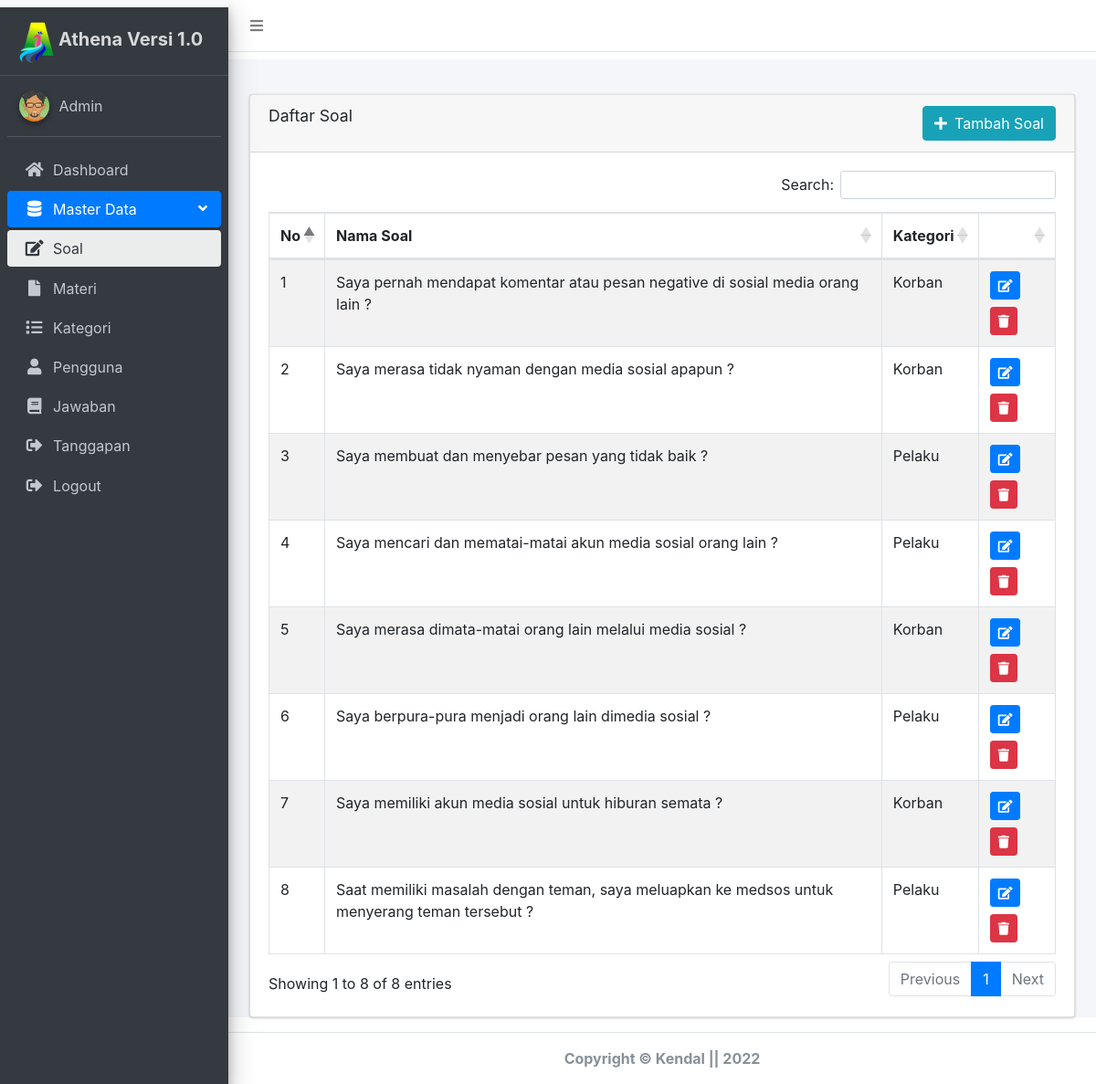
The app's page /admin/index.php?hal=soal (signed in) with its own data.
### tables this page shows
CREATE TABLE `tbl_soal` (
  `id_soal` int(11) NOT NULL,
  `soal` varchar(250) NOT NULL,
  `id_kategori` varchar(20) NOT NULL
);

CREATE TABLE `tbl_kategori` (
  `id` int(11) NOT NULL,
  `nama_kategori` varchar(50) NOT NULL
);

### admin/soal.php (the view)
<?php
include '../koneksi.php';
$data = mysqli_query($koneksi, "SELECT * FROM tbl_soal, tbl_kategori WHERE tbl_soal.id_kategori = tbl_kategori.id");
?>
<div class="card">
  <div class="card-header">
    <h2 class="card-title">Daftar Soal</h2>
    <div class="float-right">
      <a href ="?hal=soal&aksi=tambah" class="btn btn-info"><i class="fas fa-plus mr-2"></i>Tambah Soal</a>
    </div>
  </div>
  <div class="card-body">
    <div class="table-responsive">
      <table id="example1" class="table table-bordered table-striped">
        <thead>
          <tr>
            <th>No</th>
            <th>Nama Soal</th>
            <th>Kategori</th>
            <th></th>
          </tr>
        </thead>
        <tbody>
          <?php $no =1; ?>
          <?php foreach ($data as $result ): ?>
            <tr>
              <td><?= $no; ?></td>
              <td><?= $result['soal']; ?></td>
              <td><?= $result['nama_kategori']; ?></td>
              <td>
                <a href="?hal=soal&aksi=edit&id=<?= $result['id_soal'];?>" class="btn btn-primary btn-sm"  data-toggle="tooltip" data-placement="top" title="Edit Data"><i class="fas fa-edit"></i></a>
                <a href="hapus_soal.php?id=<?= $result['id_soal']; ?>" class="btn btn-danger btn-sm hapus mt-2"  data-toggle="tooltip" data-placement="top" title="Hapus Data" onclick="return confirm('yakin di hapus?');"><i class="fas fa-trash"></i></a>
              </td>
            </tr>
            <?php $no++; ?>
          <?php endforeach; ?>
        </tbody>
      </table>
    </div>
  </div>
</div>

### admin/index.php (shortened to what this page needs)
<?php
$hal = @$_GET['hal'];
if ($hal == '') {
  $hAktif = 'active';
}elseif ($hal == 'soal') {
  $masteraktif1='menu-open';
  $masteraktif2='active';
  $sAktif = 'active';
}elseif ($hal == 'materi') {
  $masteraktif1='menu-open';
  $masteraktif2='active';
  $mAktif = 'active';
}elseif ($hal == 'jawaban') {
  $peAktif = 'active';
}elseif ($hal=='pengguna') {
  $masteraktif1='menu-open';
  $masteraktif2='active';
  $pAktif = 'active';
}elseif ($hal=='tanggapan') {
  $gpAktif = 'active';
}elseif ($hal=='kategori') {
  $masteraktif1='menu-open';
  $masteraktif2='active';
  $kAktif = 'active';
}
?>
<!DOCTYPE html>
<html lang="en">
<head>
  <link rel="stylesheet" href="../assets/plugins/fontawesome-free/css/all.min.css">
  <link rel="stylesheet" href="../assets/dist/css/adminlte.min.css">
  <link rel="stylesheet" href="https://cdnjs.cloudflare.com/ajax/libs/twitter-bootstrap/4.5.2/css/bootstrap.css">
  <link rel="stylesheet" type="text/css" href="https://cdn.datatables.net/1.11.3/css/dataTables.bootstrap4.min.css">
  <link rel="stylesheet" type="text/css" href="https://cdn.datatables.net/buttons/2.0.1/css/buttons.bootstrap4.min.css">
</head>
<body class="hold-transition sidebar-mini">
  <div class="wrapper">
    <nav class="main-header navbar navbar-expand navbar-white navbar-light">
      <ul class="navbar-nav">
        <li class="nav-item">
          <a class="nav-link" data-widget="pushmenu" href="#" role="button"><i class="fas fa-bars"></i></a>
        </li>
      </ul>
      <ul class="navbar-nav ml-auto">
        <a href="#" class="dropdown-item">
        </ul>
      </nav>
      <aside class="main-sidebar sidebar-dark-primary elevation-4">
        <a href="" class="brand-link">
          <span class="brand-text font-weight-bold ml-2"><img src="../assets/dist/img/favicon.ico">Athena Versi 1.0</span>
        </a>
        <div class="sidebar">
          <div class="user-panel mt-3 pb-3 mb-3 d-flex">
            <div class="image">
              <img src="../assets/dist/img/<?= $_SESSION['foto']; ?>" class="img-circle elevation-2" alt="User Image">
            </div>
            <div class="info">
              <a href="#" class="d-block"><?= $_SESSION['username_login']; ?>
            </a>
          </div>
        </div>
        <nav class="mt-2">
          <ul class="nav nav-pills nav-sidebar flex-column" data-widget="treeview" role="menu" data-accordion="false">
           <li class="nav-item">
            <a href="index.php" class="nav-link <?= $hAktif; ?>">
              <i class="nav-icon fas fa-home"></i>
              <p>
                Dashboard
              </p>
            </a>
          </li>
          <li class="nav-item <?= $masteraktif1; ?>">
            <a href="#" class="nav-link <?= $masteraktif2; ?>">
              <i class="nav-icon fas fa-database"></i>
              <p>
                Master Data
                <i class="fas fa-angle-left right"></i>
              </p>
            </a>
            <ul class="nav nav-treeview">
              <li class="nav-item">
                <a href="?hal=soal" class="nav-link <?= $sAktif; ?>">
                  <i class="nav-icon fas fa-edit"></i>
                  <p>
                    Soal
                  </p>
                </a>
              </li>
              <li class="nav-item">
                <a href="?hal=materi" class="nav-link <?= $mAktif; ?>">
                  <i class="nav-icon fas fa-file"></i>
                  <p>
                    Materi
                  </p>
                </a>
              </li>
              <li class="nav-item">
                <a href="?hal=kategori" class="nav-link <?= $kAktif; ?>">
                  <i class="nav-icon fas fa-list"></i>
                  <p>
                    Kategori
                  </p>
                </a>
              </li>
              <li class="nav-item">
                <a href="?hal=pengguna" class="nav-link <?= $pAktif; ?>">
                  <i class="nav-icon fas fa-user"></i>
                  <p>
                    Pengguna
                  </p>
                </a>
              </li>
            </ul>
          </li>
          <li class="nav-item">
            <a href="?hal=jawaban" class="nav-link <?= $peAktif; ?>">
              <i class="nav-icon fas fa-book"></i>
              <p>
                Jawaban
              </p>
            </a>
          </li>
          <li class="nav-item">
            <a href="?hal=tanggapan" class="nav-link">
              <i class="nav-icon fas fa-sign-out-alt"></i>
              <p>
                Tanggapan
              </p>
            </a>
          </li>
          <li class="nav-item">
            <a href="logout.php" class="nav-link">
              <i class="nav-icon fas fa-sign-out-alt"></i>
              <p>
                Logout
              </p>
            </a>
          </li>
        </ul>
      </nav>
    </div>
  </aside>
  <div class="content-wrapper">
    <div class="content-header">
    </div>
    <section class="content">
      <div class="container-fluid">
        <?php
        $hal = @$_GET['hal'];
        $aksi = @$_GET['aksi'];
        if($hal=='pegawai'){
          if ($aksi=='') {
            include 'pegawai.php';
          }elseif ($aksi=='tambah') {
            include 'tambah_pegawai.php';
          }elseif ($aksi=='edit') {
            include 'edit_pegawai.php';
          }
        }elseif($hal=='soal'){
          if ($aksi=='') {
            include 'soal.php';
          }elseif ($aksi=='tambah') {
            include 'tambah_soal.php';
          }elseif ($aksi=='edit') {
            include 'edit_soal.php';
          }
        }elseif($hal=='jawaban'){
          if ($aksi=='') {
            include 'jawaban.php';
          }
        }elseif($hal=='tanggapan'){
         if ($aksi == '') {
           include 'tanggapan.php';
         }
       }elseif($hal=='ganti_password'){
        include 'ganti_password.php';
      }elseif ($hal=='') {
        include 'home.php';
      }
      ?>
    </div>
  </section>
</div>
<footer class="main-footer text-center">
  <strong>Copyright &copy; Kendal || <?= date ('Y'); ?> </strong>
</footer>
</div>
</body>
</html>

### records on screen
tbl_soal: soal "Saya pernah mendapat komentar atau pesan negative di sosial media orang lain ?", id_kategori.nama_kategori "Korban"
tbl_soal: soal "Saya merasa tidak nyaman dengan media sosial apapun ?", id_kategori.nama_kategori "Korban"
tbl_soal: soal "Saya membuat dan menyebar pesan yang tidak baik ?", id_kategori.nama_kategori "Pelaku"
tbl_soal: soal "Saya mencari dan mematai-matai akun media sosial orang lain ?", id_kategori.nama_kategori "Pelaku"
tbl_soal: soal "Saya merasa dimata-matai orang lain melalui media sosial ?", id_kategori.nama_kategori "Korban"
tbl_soal: soal "Saya berpura-pura menjadi orang lain dimedia sosial ?", id_kategori.nama_kategori "Pelaku"
tbl_soal: soal "Saya memiliki akun media sosial untuk hiburan semata ?", id_kategori.nama_kategori "Korban"
tbl_soal: soal "Saat memiliki masalah dengan teman, saya meluapkan ke medsos untuk menyerang teman tersebut ?", id_kategori.nama_kategori "Pelaku"

### other values on screen
$_SESSION['username_login'] "Admin"
date ('Y') "2022"
